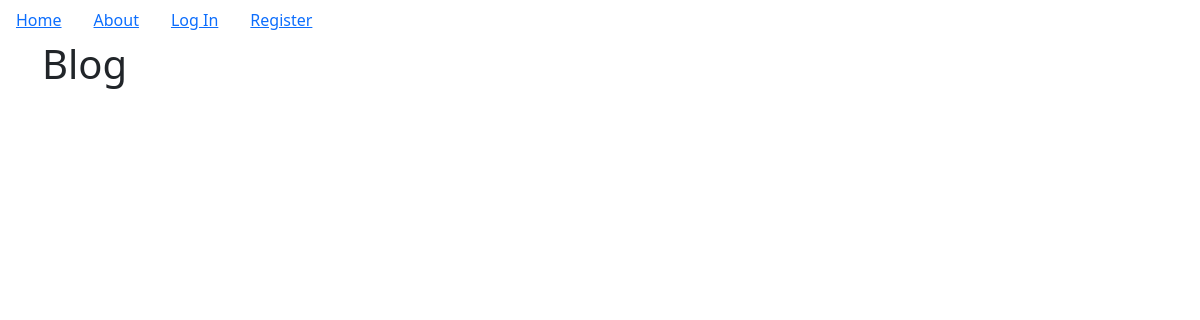
Before: / with the older database file.
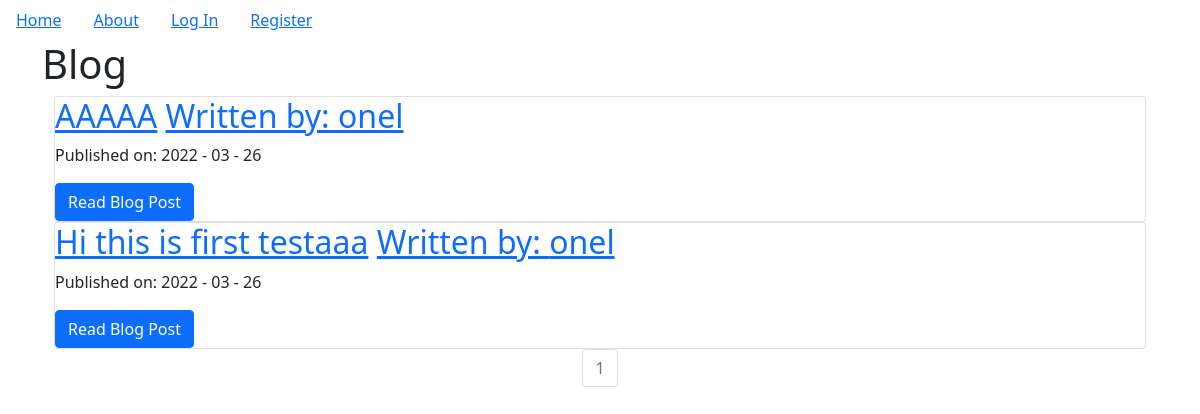
After: the same page with the newer database file.
### puppyBlog/models.py (models this page shows, shortened)
class BlogPost(db.Model):
    users = db.relationship(User)
    id = db.Column(db.Integer, primary_key=True)
    user_id = db.Column(db.Integer, db.ForeignKey('users.id'), nullable=False)
    date = db.Column(db.DateTime, nullable=False, default=datetime.utcnow)
    title = db.Column(db.String(140), nullable=False)
    text = db.Column(db.Text, nullable=False)

class User(db.Model, UserMixin):
    __tablename__ = 'users'
    id = db.Column(db.Integer, primary_key=True)
    profile_image = db.Column(db.String(64), nullable=False, default='default_profile.png')
    email = db.Column(db.String(64), unique=True, index=True)
    username = db.Column(db.String(64), unique=True, index=True)
    password_hash = db.Column(db.String(128))
    posts = db.relationship('BlogPost', backref='author', lazy=True)

### puppyBlog/core/views.py (the view)
@core.route('/')
def index():
    page = request.args.get('page', 1, type=int)
    blog_posts = BlogPost.query.order_by(BlogPost.date.desc()).paginate(page=page, per_page=5)
    return render_template('index.html', blog_posts=blog_posts)

### puppyBlog/templates/index.html
{% extends "base.html" %}
{% block content %}
    <div class="jumbotron">
        <h1>Blog</h1>
    </div>
    <div class="container">
        {% for post in blog_posts.items %}
            <div class="card">
                <div class="car-boy">
                    <h2>
                        <a class="card-title" href="{{url_for('blog_posts.blog_post', blog_post_id=post.id)}}">{{post.title}}</a>
                        <a href="{{url_for('users.user_posts', username=post.author.username)}}">Written by: {{post.author.username}}</a>
                    </h2>
                    <p>Published on: {{post.date.strftime('%Y - %m - %d')}}</p>
                    <a class="btn btn-primary" href="{{url_for('blog_posts.blog_post', blog_post_id=post.id)}}">Read Blog Post</a>
                </div>
            </div>
        {% endfor %}
    </div>
    <nav aria-label="Page Navigation example">
        <ul class="pagination justify-content-center">
            {% for page_num in blog_posts.iter_pages(left_edge=1, right_edge=1, left_current=1, right_current=2) %}
                {% if blog_posts.page == page_num %}
                <li class="page-item disabled">
                    <a class="page-link" href="{{url_for('core.index', page=page_num)}}">{{ page_num }}</a>
                </li>
                {% else %}
                <li class="page-item">
                    <a class="page-link" href="{{url_for('core.index', page=page_num)}}">{{ page_num }}</a>
                </li>
                {% endif %}
            {% endfor %}
        </ul>
    </nav>
{% endblock %}

Changed rows visible on the page:
added BlogPost: title "AAAAA", author.username "onel", date "2022 - 03 - 26"
added BlogPost: title "Hi this is first testaaa", author.username "onel", date "2022 - 03 - 26"
Other visible differences:
new list line: "1"
